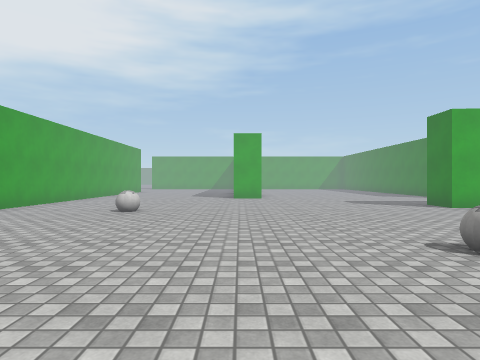
view 1 (above)

24 first-person views from a walk through a 3-D level made in the Unity game engine. The camera is 1.2 m above the floor, looks level and sees 75° across. The floor is counted in squares, 1.8 m on a side. Each view is taken from the middle of a square. On the plan, view 1 faces up. The plan holds only what a view shows up to about 10 squares ahead; the rest is blank. The place goes on beyond the plan. The player character is not drawn. Surface patterns are stand-ins for the level's own textures.

view 2
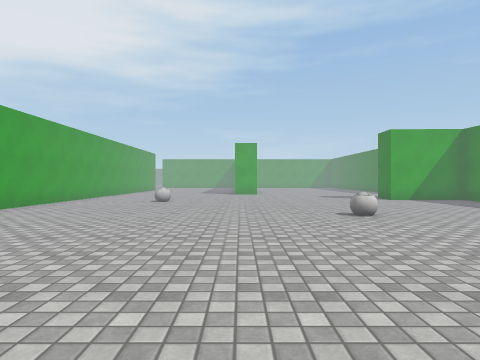

view 3
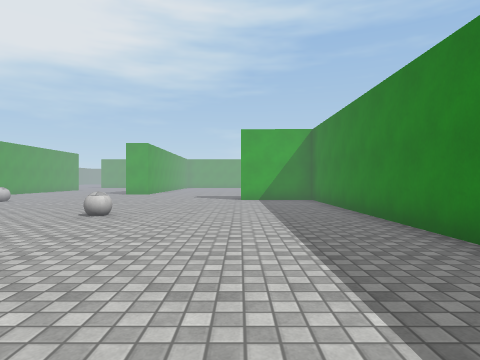

view 4
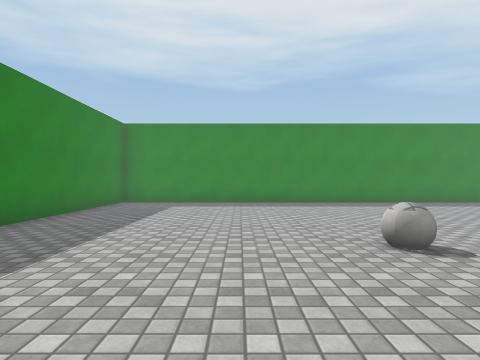

view 5
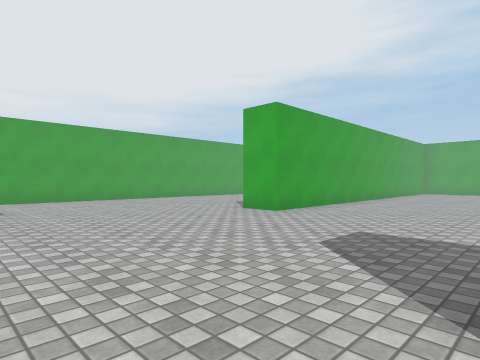

view 6
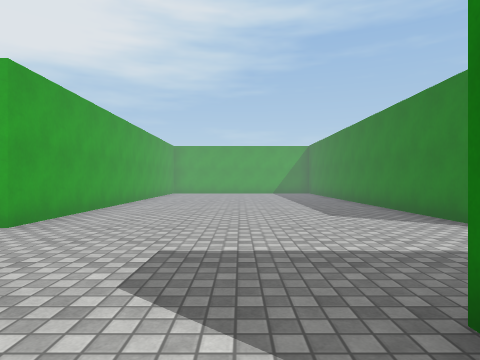

view 7
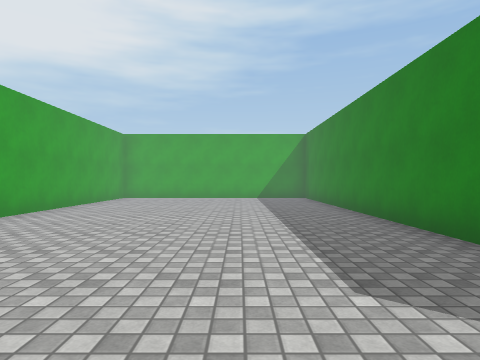

view 8
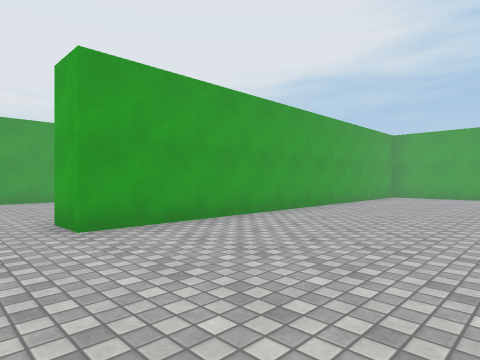

view 9
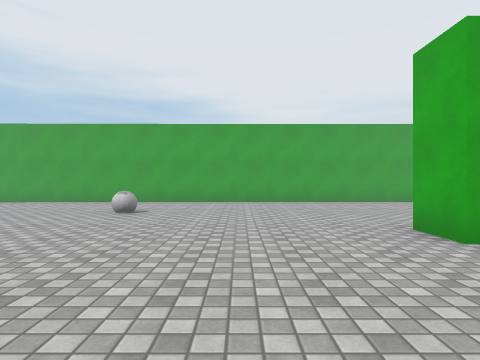

view 10
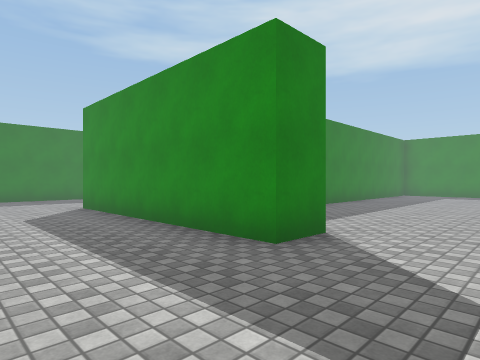

view 11
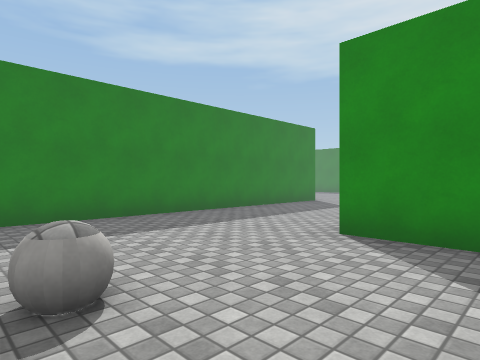

view 12
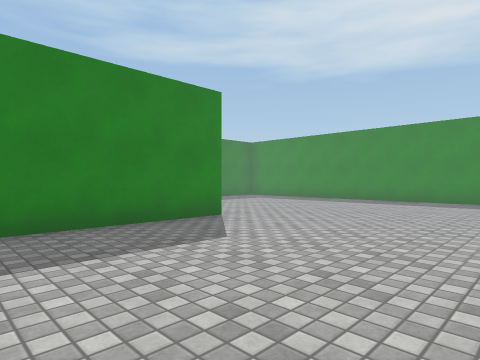

view 13
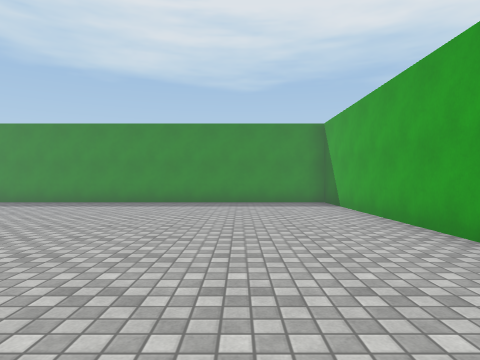

view 14
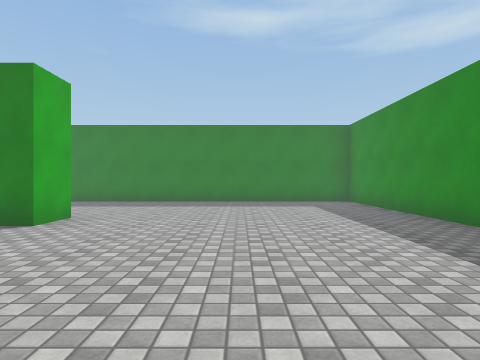

view 15
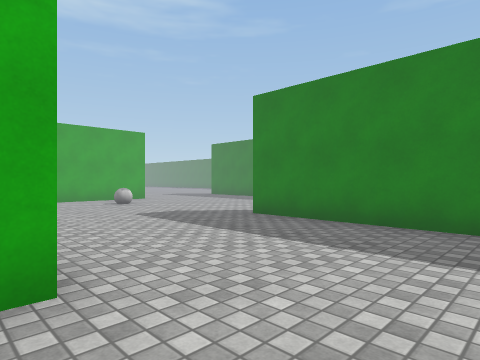

view 16
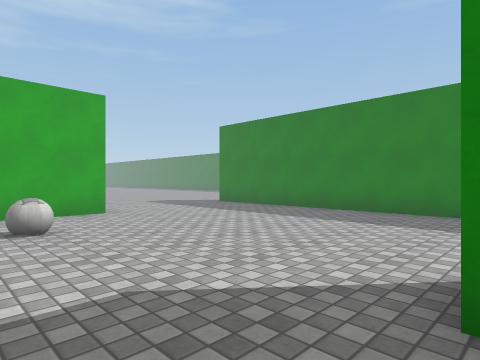

view 17
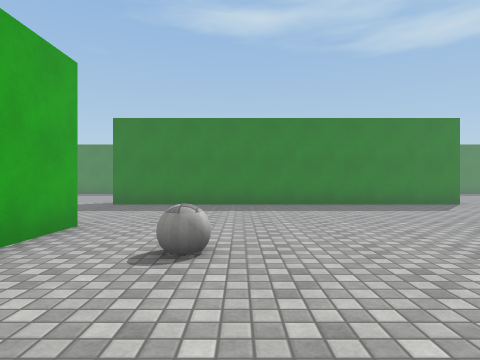

view 18
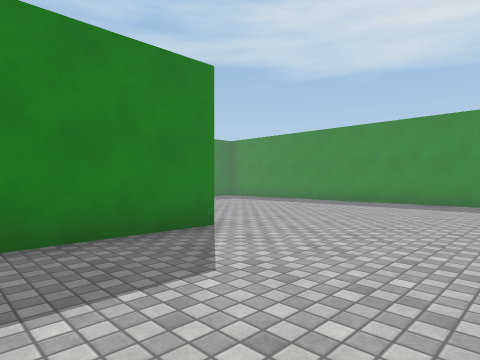

view 19
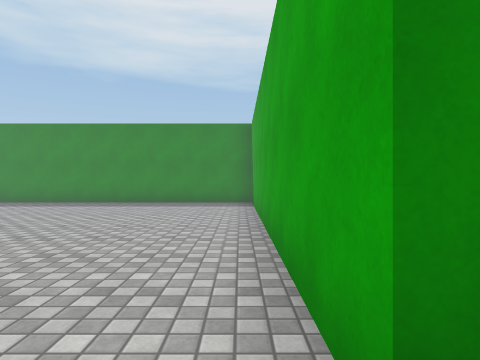

view 20
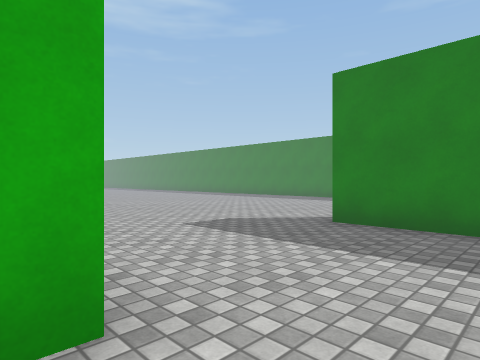

view 21
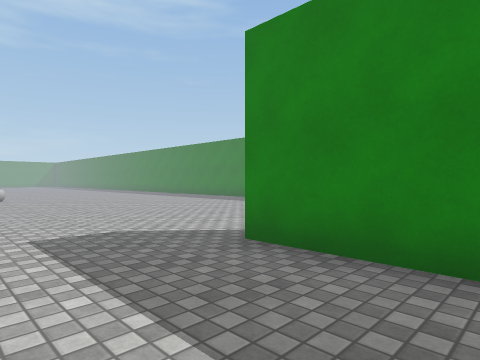

view 22
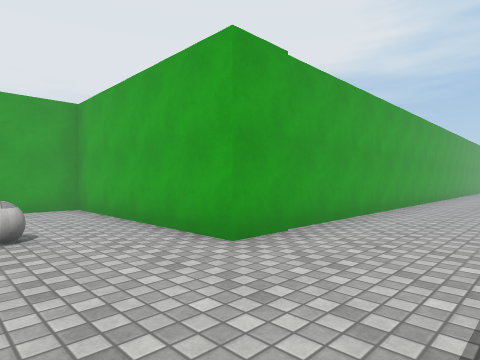

view 23
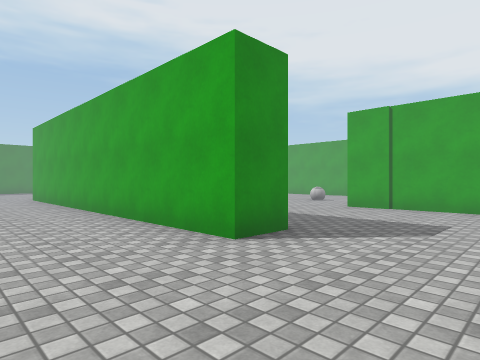

view 24
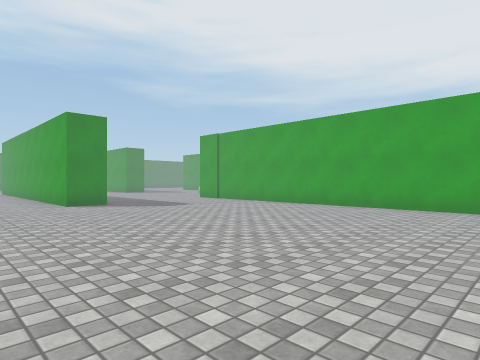

### Floor plan
Points are (right, up) in squares from view 1. A wall is a line through its corners. A room is listed if a view was taken in it or the views show most of it. See-through windows are left out.
Room 1 (views 1, 2, 3, 4, 5, 6, 7, 8, 9, 10)
walls: (5.7, 7.4) (5, 7.4) (5, 8.4) (6.5, 8.4); (7.4, 11.7) (7.3, 21); (-5.5, 14.3) (-5.4, 1.8); (0.7, 20.9) (0.8, 11.5) (-0.3, 11.5); (-3.2, -3.4) (7.5, -3.4) (7.4, 7.1)
ways out: opening at (6.3, 10) to room 2
objects: ball (-2, 7); ball (2, 3)
Room 2 (views 11, 12, 13, 14, 15, 16, 17, 18, 19, 20, 21, 22, 23, 24)
walls: (20.6, 5.4) (20.6, -3); (20.6, 12.4) (20.6, 11.4) (15.5, 11.4) (15.5, 9.9); (15.6, 3) (14.5, 3) (14.5, 11.4); (24.6, 2.9) (24.6, 12.5) (25.6, 12.5) (25.6, 3.2); (8.4, 2.7) (8.5, -3.4) (19.7, -3.4) (19.7, 5.4); (6.5, 8.4) (11, 8.4); (20.6, -3.4) (28.2, -3.4); (20.5, 20.6) (20.5, 12.2)
ways out: opening at (6.3, 10) to room 1
objects: ball (11, 11); ball (19, 10)

Positions as (right, up) in squares from view 1, and headings:
1: (0, 0), facing up
2: (0, -3), facing up
3: (5, -3), facing up
4: (4, 6), facing down
5: (5, 6), facing up-left
6: (4, 7), facing up
7: (5, 11), facing up
8: (5, 10), facing up-left
9: (4, 9), facing left
10: (3, 11), facing down-right
11: (9, 12), facing down-right
12: (10, 7), facing down-right
13: (11, 6), facing down
14: (10, 0), facing right
15: (15, 1), facing up-right
16: (18, 5), facing up-right
17: (16, 9), facing right
18: (21, 6), facing down-right
19: (21, 6), facing down
20: (20, 10), facing up-right
21: (22, 10), facing up-right
22: (23, 9), facing up-left
23: (28, 15), facing down-left
24: (28, 21), facing down-left
